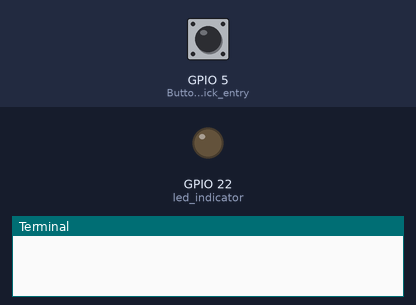
A program run on a simulated Raspberry Pi (BCM pin numbers). Parts: output pins drawn as LEDs (lit = HIGH), the last lines printed to the terminal. The inputs (shaded band) are chosen by the test bench; at power-on: GPIO 5 (Button lick_entry) HIGH. The clock reads 2024-03-15 10:24:30 at power-on unless the program sets it.

Above: at 1.2 s.
1.3 s: GPIO 5 (Button lick_entry) pulled LOW for 0.15 s
At 1.37 s:
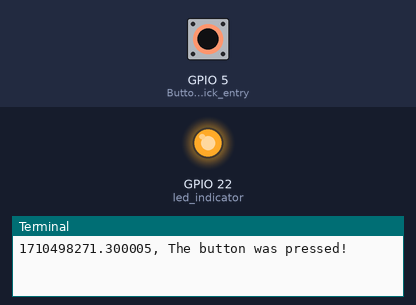
2.9 s: GPIO 5 (Button lick_entry) pulled LOW for 3.2 s
At 7.3 s:
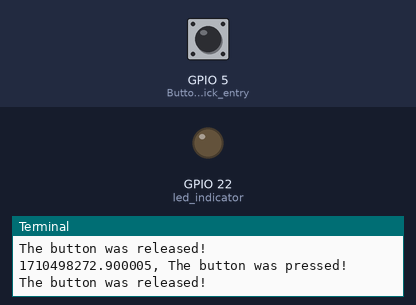
Timing chart, 0 to 8.8 s (numbered marks = the images above; inputs shaded):
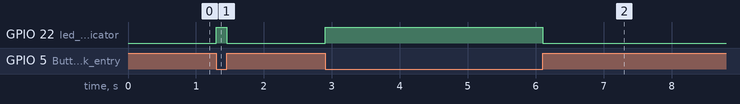

The program:

press_button.py
```python
from gpiozero import Button, LED
import time

lick_entry = Button(5, pull_up=True)
led_indicator = LED(22)

while True:
    lick_entry.wait_for_press()
    print(str(time.time()) + ", The button was pressed!")
    led_indicator.on()
    lick_entry.wait_for_release()
    print("The button was released!")
    led_indicator.off()
```

Measured:
- after the input at 1.3 s, GPIO 22 (led_indicator): LOW → HIGH at once, → LOW 0.15 s later
- after the input at 2.9 s, GPIO 22 (led_indicator): LOW → HIGH at once, → LOW 3.2 s later
